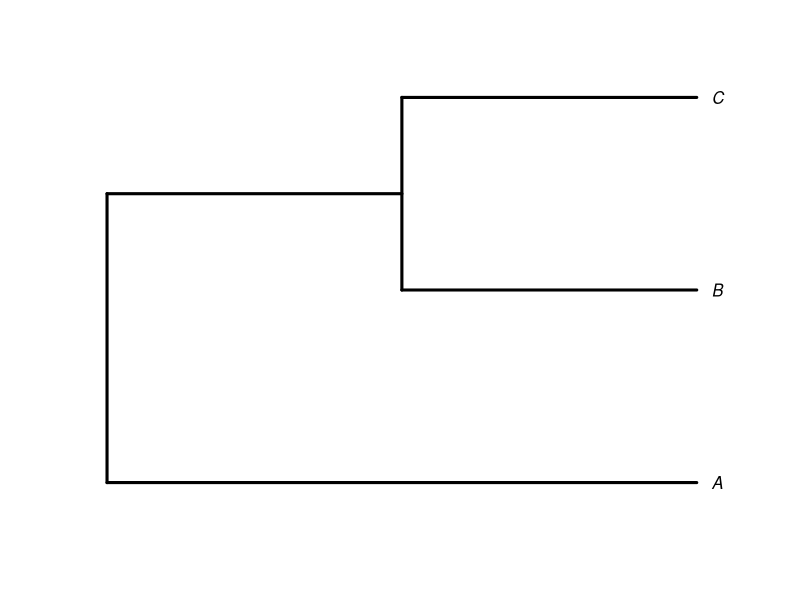
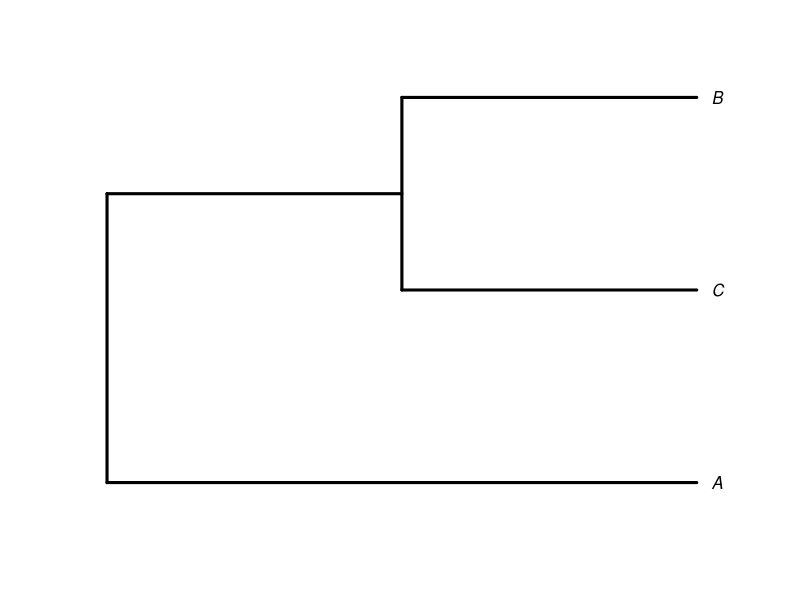
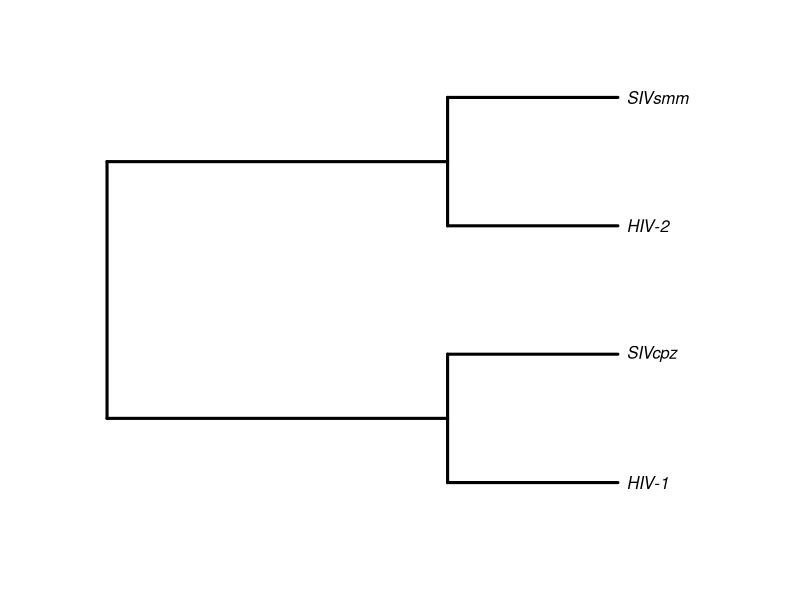
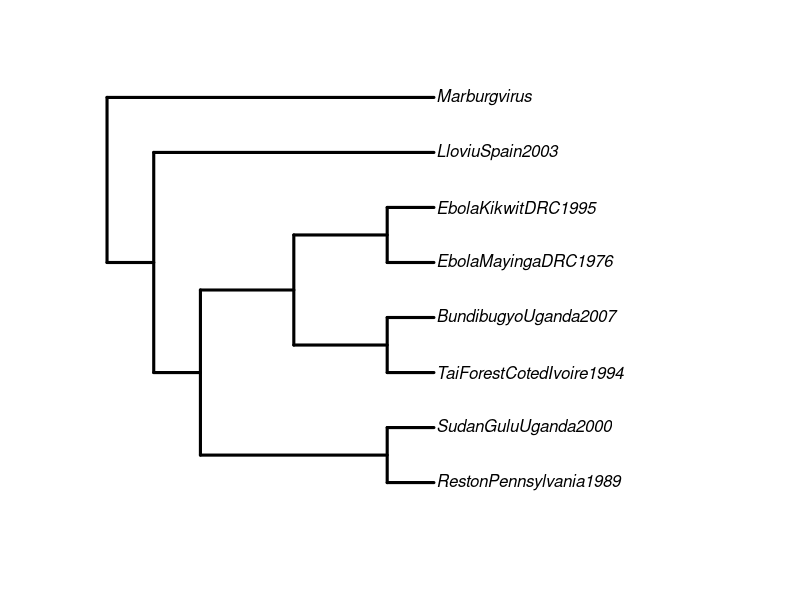
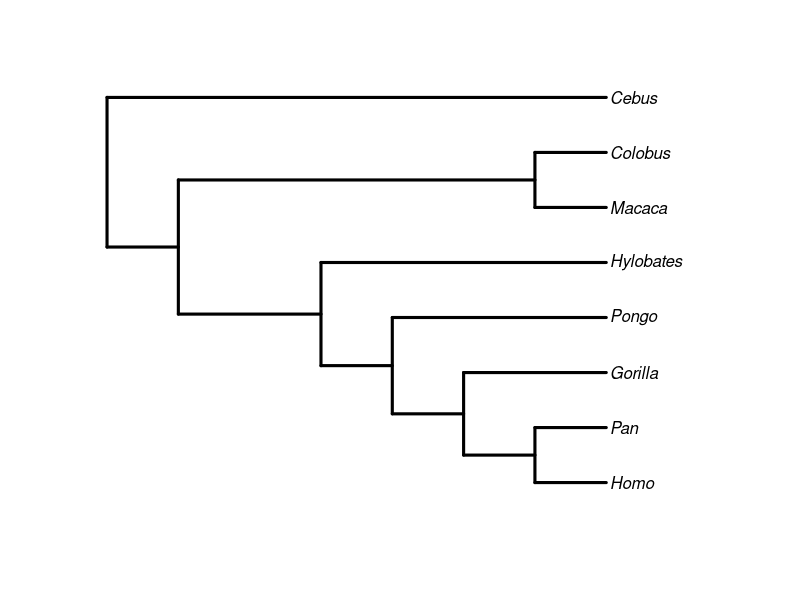

Write R code to recreate these figures, in order.
## ---- chunk 1
knitr::opts_chunk$set(echo = TRUE)
## ---- chunk 2
library(ape)
tt <- "(A,(B,C));"
ttt <- read.tree(text = tt)
plot(ttt, type="phylogram", edge.width=3, label.offset=0.05)
tt <- "(A,(C,B));"
ttt <- read.tree(text = tt)
plot(ttt, type="phylogram", edge.width=3, label.offset=0.05)
## ---- chunk 3
require(ape)
lenti <- "((HIV-1,SIVcpz),(HIV-2,SIVsmm));"
lenti <- read.tree(text=lenti)
plot(lenti, type="phylogram", edge.width=3, label.offset=0.05)
## ---- chunk 4
#filo <- "((((RP89,SGU00),((TFIC94,BU07),(EMDRC76,EKDRC95))) LlS03),M);"
filo <- "((((Reston Pennsylvania 1989,Sudan Gulu Uganda 2000),
         ((Tai Forest Cote dIvoire 1994,Bundibugyo Uganda 2007),(Ebola Mayinga DRC 1976,Ebola Kikwit DRC 1995))),Lloviu Spain 2003), Marburgvirus);"
filo <- read.tree(text=filo)
plot(filo, type="phylogram", edge.width=3, label.offset=0.05)
## ---- chunk 5
tt <- "((((((Homo,Pan), Gorilla), Pongo), Hylobates), (Macaca,Colobus)),Cebus);"
anthropoids <- read.tree(text=tt)
plot(anthropoids, type="phylogram", edge.width=3, label.offset=0.05)
